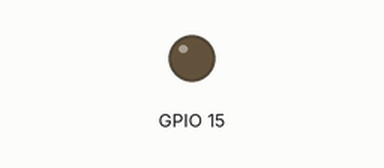
Simulated run of this sketch. Board: ESP32. Shown: output pins drawn as LEDs (lit = HIGH). WiFi joins after 1.5 s; servers stay silent unless stated; what the sketch prints to the serial monitor is not drawn.

Above: at 0.0 s.
At 1.4 s:
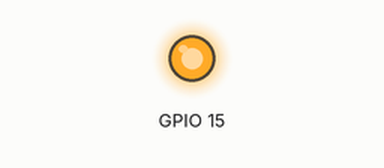
Timing chart, 0 to 3.8 s (numbered marks = the images above):
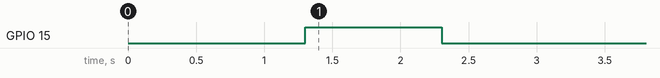

The sketch:

Ap.ino
```cpp
//Libreria per WiFi
#include <WiFi.h>

//Interroga per ottenere i dati dalle pagine
#include <HTTPClient.h>


void setup() {
  // put your setup code here, to run once:
  pinMode(15, OUTPUT);

  Serial.begin(115200);
  delay(300);
  Serial.print("WiFi Client");

  //Attende che il router accolga la richiesta

  //Nome rete e password
  WiFi.begin("IoT - WIFI", "03GDVBH223");

  //Verifica lo stato della rete
  //WL_CONNECTED :Costante
  while(WiFi.status()!= WL_CONNECTED) {
    delay(1000);
     digitalWrite(15, !digitalRead(15));
    Serial.print(".");
  }

  //Quando connesso il led si spegne
  digitalWrite(15, LOW);
  Serial.println("\nConnesso");

  Serial.print("IP: ");
  //Ottengo l'indirizzo IP
  Serial.println(WiFi.localIP());

  //Richiesta
  HTTPClient http;
  //http.begin("http://www.google.com");
  http.begin("https://jsonplaceholder.typicode.com/posts/1");

  //Richiedo la pagina
  int httpcode = http.GET();

  //Controllo se mi arriva qualcosa
  if (httpcode >0) {

    Serial.print("HTTP code: ");
    Serial.println(httpcode);
    String page = http.getString();
    Serial.println(page);

  }

  http.end();
  WiFi.disconnect();
}

void loop() {

  //Meglio non lasciare il loop vuoto!!


  delay(500);

}
```
